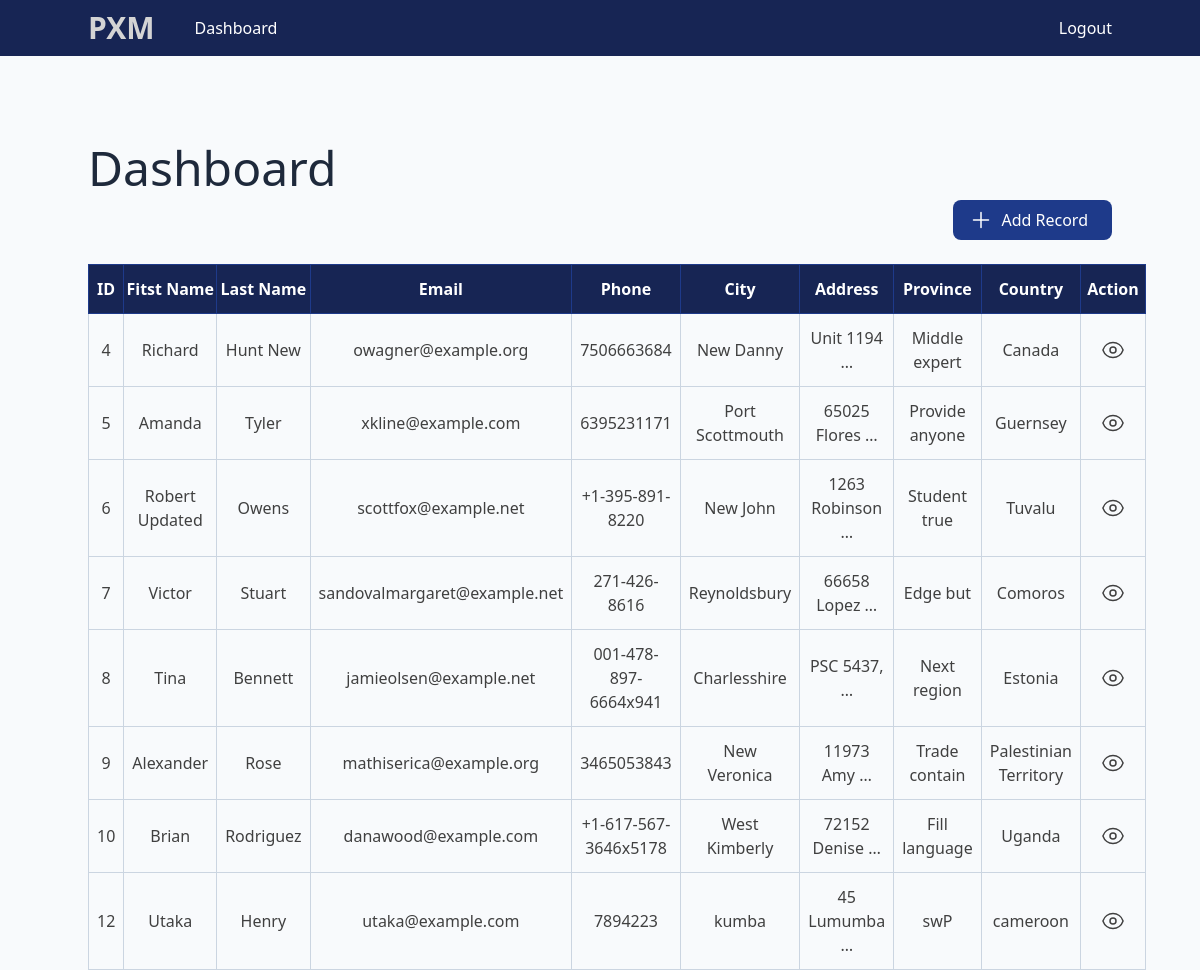
Before: /dashboard/ (signed in) with the older database file.
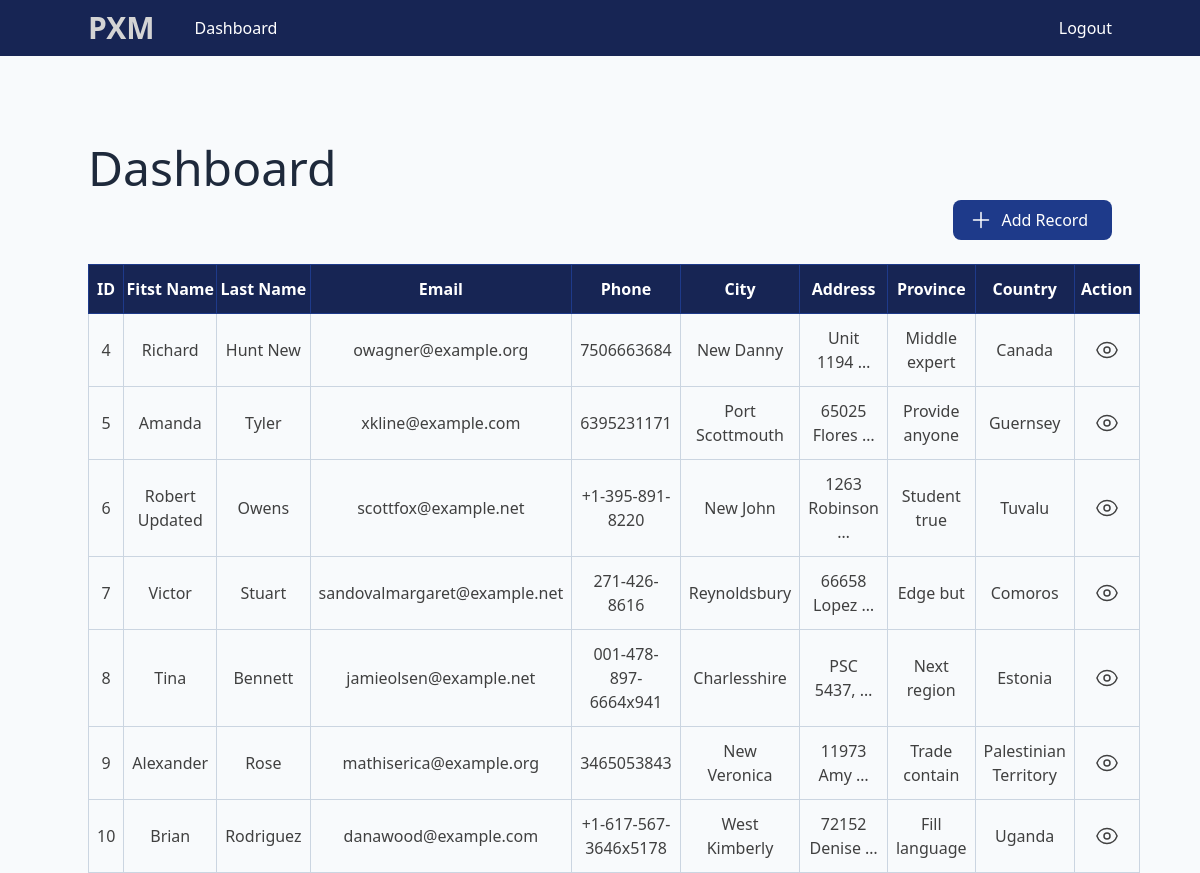
After: the same page with the newer database file.
### project/models.py (models this page shows, shortened)
class Record(models.Model):
    created_at = models.DateTimeField(auto_now_add=True)
    first_name = models.CharField(max_length=100)
    last_name = models.CharField(max_length=100)
    email = models.CharField(max_length=255)
    phone = models.CharField(max_length=20)
    address = models.CharField(max_length=300)
    city = models.CharField(max_length=255)
    province = models.CharField(max_length=200)
    country = models.CharField(max_length=125)

### project/views.py (the view)
# urls.py: path('dashboard/', views.dashboard, name='dashboard'),
@login_required(login_url="signin")
def dashboard(request):
    myRecords = Record.objects.all()
    context = {'records': myRecords}
    return render(request, 'project/dashboard.html', context)

### project/templates/project/dashboard.html (shortened to what this page needs)
{% extends 'project/base.html' %}
{% block content%}
<div class="container mx-auto mt-12">
    <p class="py-4">
    <h1 class="text-5xl text-slate-800 font-montserrat">
        Dashboard
    </h1>
    </p>
    <p class="float-right">
        <a href="{% url 'create_record'%}" class="btn primary flex justify-between items-center">
            <span>
                <svg xmlns="http://www.w3.org/2000/svg" fill="none" viewBox="0 0 24 24" stroke-width="1.5"
                    stroke="currentColor" class="w-6 h-6">
                    <path stroke-linecap="round" stroke-linejoin="round" d="M12 4.5v15m7.5-7.5h-15" />
                </svg>
            </span>
            <span class="px-2">Add Record</span>
        </a>
    </p>
    <div class="mt-16">
        <table class="border-collapse border border-slate-400  w-full table-auto">
            <thead class="bg-blue-950 text-white">
                <tr class="">
                    <th class="border border-blue-900 py-3">ID</th>
                    <th class="border border-blue-900 py-3">Fitst Name</th>
                    <th class="border border-blue-900 py-3">Last Name</th>
                    <th class="border border-blue-900 py-3">Email</th>
                    <th class="border border-blue-900 py-3">Phone</th>
                    <th class="border border-blue-900 py-3">City</th>
                    <th class="border border-blue-900 py-3">Address</th>
                    <th class="border border-blue-900 py-3">Province</th>
                    <th class="border border-blue-900 py-3">Country</th>
                    <th class="border border-blue-900 py-3">Action</th>
                </tr>
            </thead>
            <tbody>
                {% if records %}
                {% for record in records %}
                <tr>
                    <td class="border border-slate-300 py-3 text-center px-2">{{record.id}}</td>
                    <td class="border border-slate-300 py-3 text-center px-2">{{record.first_name}}</td>
                    <td class="border border-slate-300 py-3 text-center px-2">{{record.last_name}} </td>
                    <td class="border border-slate-300 py-3 text-center px-2">{{record.email}}</td>
                    <td class="border border-slate-300 py-3 text-center px-2">{{record.phone}}</td>
                    <td class="border border-slate-300 py-3 text-center px-2">{{record.city}}</td>
                    <td class="border border-slate-300 py-3 text-center px-2">{{record.address|truncatewords:2}}</td>
                    <td class="border border-slate-300 py-3 text-center px-2">{{record.province}}</td>
                    <td class="border border-slate-300 py-3 text-center px-2">{{record.country}}</td>
                    <td class="border border-slate-300 py-3 text-center px-2">
                        <p class=" px-3 mx-auto">
                            <a href="{% url 'view_record' record.id %}">
                            </a>
                        </p>
                    </td>
                </tr>
                {% endfor %}
                {% endif %}
            </tbody>
        </table>
    </div>
</div>
{% endblock %}

### project/templates/project/base.html (shortened to what this page needs)
{% load static %}
<!DOCTYPE html>
<html lang="en">
<head>
    <link rel="stylesheet" href="{% static 'css/main.css' %}">
</head>
<body class="font-montserrat">
    <header class="bg-blue-950">
        <div class="container mx-auto">
            {% include 'project/navbar.html' %}
        </div>
    </header>
    {% block content%}
    {% endblock %}
</body>
</html>

### project/templates/project/navbar.html
<nav class="flex justify-between items-center">
    <div class="flex items-center ">
        <div class="logo">
            <h3 class="text-3xl font-montserrat font-bold text-neutral-300">
                <a href="{%url 'home'%}">PXM</a>
            </h3>
        </div>
        {% if user.is_authenticated %}
        <ul class="text-white py-4 flex space-x-5 items-center ml-10 ">
            <li><a href="{% url 'dashboard'%}"> Dashboard</a></li>
        </ul>
        {% endif %}
    </div>
    <div class="">
        <ul class="text-white py-4 flex space-x-5 items-center">
            {% if user.is_authenticated %}
            <li><a href="{% url 'logout' %}"> Logout</a></li>
            {% else %}
            <li><a href="{% url 'signin' %}"> Login</a></li>
            <li class="btn primary"><a href="{% url 'signup' %}"> Register</a></li>
            {% endif %}
        </ul>
    </div>
</nav>

### static/css/main.css (style rules this page uses)
*,:after,:before { box-sizing:border-box;border:0 solid #e5e7eb }
:after,:before { --tw-content:"" }
html { line-height:1.5;-webkit-text-size-adjust:100%;-moz-tab-size:4;-o-tab-size:4;tab-size:4;font-family:ui-sans-serif,system-ui,-apple-system,BlinkMacSystemFont,Segoe UI,Roboto,Helvetica Neue,Arial,Noto Sans,sans-serif,Apple Color Emoji,Segoe UI Emoji,Segoe UI Symbol,Noto Color Emoji;font-feature-settings:normal;font-variation-settings:normal }
body { margin:0;line-height:inherit }
h1,h2,h3,h4,h5,h6 { font-size:inherit;font-weight:inherit }
a { color:inherit;text-decoration:inherit }
table { text-indent:0;border-color:inherit;border-collapse:collapse }
blockquote,dd,dl,figure,h1,h2,h3,h4,h5,h6,hr,p,pre { margin:0 }
menu,ol,ul { list-style:none;margin:0;padding:0 }
audio,canvas,embed,iframe,img,object,svg,video { display:block;vertical-align:middle }
*,::backdrop,:after,:before { --tw-border-spacing-x:0;--tw-border-spacing-y:0;--tw-translate-x:0;--tw-translate-y:0;--tw-rotate:0;--tw-skew-x:0;--tw-skew-y:0;--tw-scale-x:1;--tw-scale-y:1;--tw-pan-x: ;--tw-pan-y: ;--tw-pinch-zoom: ;--tw-scroll-snap-strictness:proximity;--tw-gradient-from-position: ;--tw-gradient-via-position: ;--tw-gradient-to-position: ;--tw-ordinal: ;--tw-slashed-zero: ;--tw-numeric-figure: ;--tw-numeric-spacing: ;--tw-numeric-fraction: ;--tw-ring-inset: ;--tw-ring-offset-width:0px;--tw-ring-offset-color:#fff;--tw-ring-color:#3b82f680;--tw-ring-offset-shadow:0 0 #0000;--tw-ring-shadow:0 0 #0000;--tw-shadow:0 0 #0000;--tw-shadow-colored:0 0 #0000;--tw-blur: ;--tw-brightness: ;--tw-contrast: ;--tw-grayscale: ;--tw-hue-rotate: ;--tw-invert: ;--tw-saturate: ;--tw-sepia: ;--tw-drop-shadow: ;--tw-backdrop-blur: ;--tw-backdrop-brightness: ;--tw-backdrop-contrast: ;--tw-backdrop-grayscale: ;--tw-backdrop-hue-rotate: ;--tw-backdrop-invert: ;--tw-backdrop-opacity: ;--tw-backdrop-saturate: ;--tw-backdrop-sepia: }
.container { width:100% }
@media (min-width:640px) { .container { max-width:640px } }
@media (min-width:768px) { .container { max-width:768px } }
@media (min-width:1024px) { .container { max-width:1024px } }
.btn { border-radius:.5rem;padding:.5rem 1rem;--tw-text-opacity:1;color:rgb(255 255 255/var(--tw-text-opacity)) }
.primary { --tw-bg-opacity:1;background-color:rgb(30 58 138/var(--tw-bg-opacity));transition-property:all;transition-timing-function:cubic-bezier(.4,0,.2,1);transition-duration:.15s;transition-delay:75ms;transition-timing-function:cubic-bezier(0,0,.2,1) }
.float-right { float:right }
.mx-auto { margin-left:auto;margin-right:auto }
.ml-10 { margin-left:2.5rem }
.mt-12 { margin-top:3rem }
.mt-16 { margin-top:4rem }
.flex { display:flex }
.h-6 { height:1.5rem }
.w-6 { width:1.5rem }
.w-full { width:100% }
.table-auto { table-layout:auto }
.border-collapse { border-collapse:collapse }
.items-center { align-items:center }
.justify-between { justify-content:space-between }
.border { border-width:1px }
.border-blue-900 { --tw-border-opacity:1;border-color:rgb(30 58 138/var(--tw-border-opacity)) }
.border-slate-300 { --tw-border-opacity:1;border-color:rgb(203 213 225/var(--tw-border-opacity)) }
.border-slate-400 { --tw-border-opacity:1;border-color:rgb(148 163 184/var(--tw-border-opacity)) }
.bg-blue-950 { --tw-bg-opacity:1;background-color:rgb(23 37 84/var(--tw-bg-opacity)) }
.px-2 { padding-left:.5rem;padding-right:.5rem }
.px-3 { padding-left:.75rem;padding-right:.75rem }
.py-3 { padding-top:.75rem;padding-bottom:.75rem }
.py-4 { padding-top:1rem;padding-bottom:1rem }
.text-center { text-align:center }
.text-3xl { font-size:1.875rem;line-height:2.25rem }
.text-5xl { font-size:3rem;line-height:1 }
.font-bold { font-weight:700 }
.text-neutral-300 { --tw-text-opacity:1;color:rgb(212 212 212/var(--tw-text-opacity)) }
.text-slate-800 { --tw-text-opacity:1;color:rgb(30 41 59/var(--tw-text-opacity)) }
.text-white { --tw-text-opacity:1;color:rgb(255 255 255/var(--tw-text-opacity)) }
h1 { padding-top:.5rem;padding-bottom:.5rem;font-size:3rem;line-height:1 }
body { --tw-bg-opacity:1;background-color:rgb(248 250 252/var(--tw-bg-opacity));--tw-text-opacity:1;color:rgb(64 64 64/var(--tw-text-opacity)) }

Changed rows visible on the page:
removed Record: id "12", first_name "Utaka", last_name "Henry", email "utaka@example.com", phone "7894223", city "kumba", address "45 Lumumba …", province "swP", country "cameroon"
